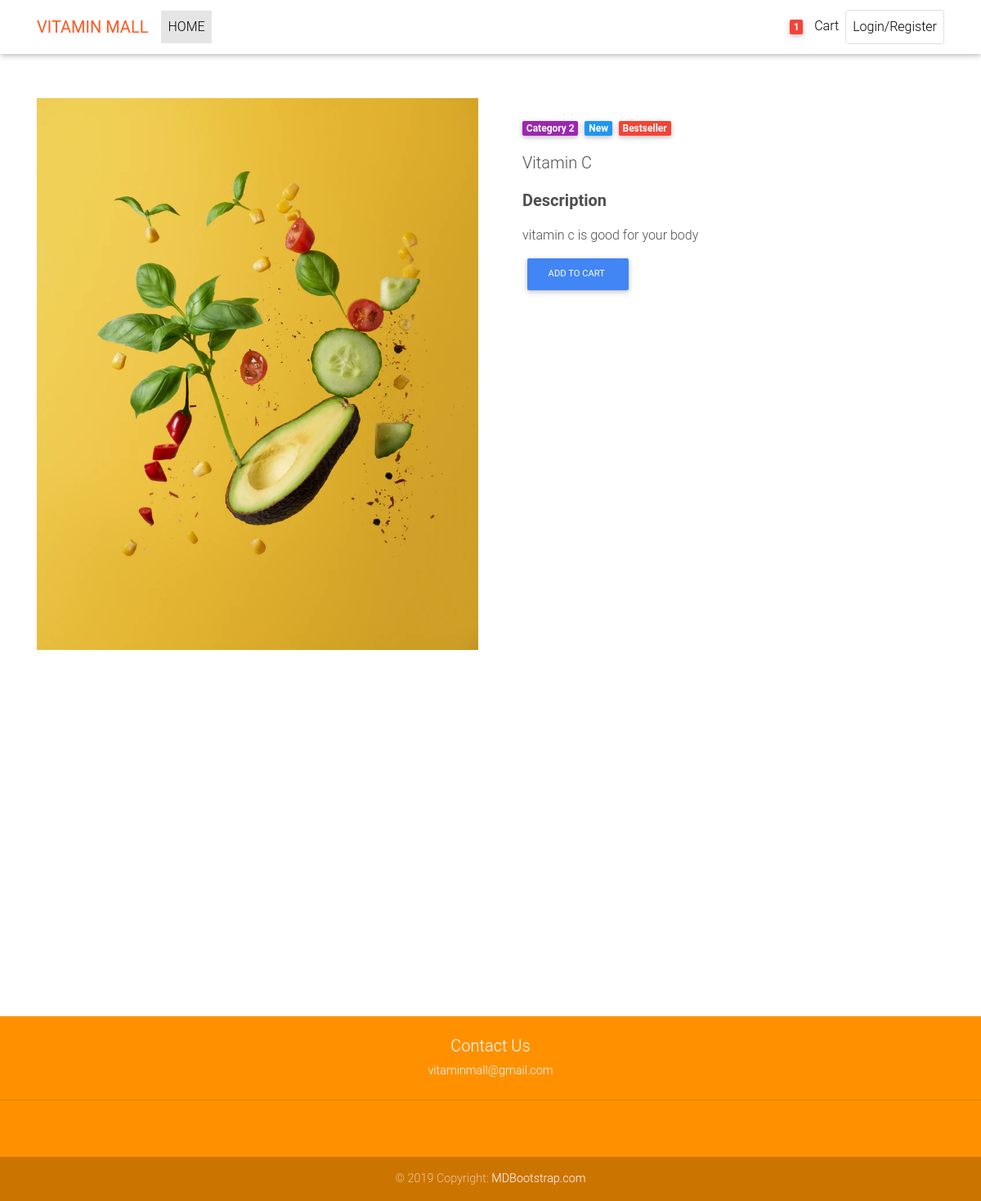
Page /product/1 on the committed database.
### vitaminapp/models.py (models this page shows, shortened)
class Product(models.Model):
    product_name = models.CharField(max_length=45,blank=True)
    price= models.IntegerField(verbose_name='product_price' )
    description = models.TextField(verbose_name='product_info')
    stock = models.IntegerField(verbose_name='product_stock')
    date = models.DateTimeField()
    created_at = models.DateField(auto_now_add=True)
    updated_at = models.DateField(auto_now=True)
    product_pic = models.ImageField(null=True, blank=True, upload_to='product_images')
    objects = ProductManager()
    class Meta:
        db_table = 'vitamin_product'
        verbose_name = 'product'
        verbose_name_plural = 'product'

### vitaminapp/views.py (the view)
# urls.py: path('product/<int:id>', views.one_product),
def one_product(request, id):
    context = {
        'one_product': Product.objects.get(id=id),
    }
    return render(request, "one_product.html", context)

### vitaminapp/templates/one_product.html (shortened to what this page needs)
{% load static %}
<!DOCTYPE html>
<html lang="en">
<head>
    <link href="{%static 'css/bootstrap.css'%}" rel="stylesheet">
    <link href="{%static 'css/mdb.min.css'%}" rel="stylesheet">
    <link href="{%static 'css/style.min.css'%}" rel="stylesheet">
</head>
<body>
    <nav class="navbar fixed-top navbar-expand-lg navbar-light white scrolling-navbar">
        <div class="container">
          <a class="navbar-brand waves-effect" href="/" target="_blank">
            <strong class="deep-orange-text">VITAMIN MALL</strong>
          </a>
          <div class="collapse navbar-collapse" id="navbarSupportedContent">
            <ul class="navbar-nav mr-auto">
              <li class="nav-item active">
                <a class="nav-link waves-effect" href="#">HOME
                </a>
              </li>
            </ul>
            <ul class="navbar-nav nav-flex-icons">
              <li class="nav-item">
                <a class="nav-link waves-effect">
                  <span class="badge red z-depth-1 mr-1"> 1 </span>
                  <i class="fas fa-shopping-cart"></i>
                  <span class="clearfix d-none d-sm-inline-block"> Cart </span>
                </a>
              </li>
              <li class="nav-item">
                <a href="https://github.com/mdbootstrap/bootstrap-material-design" class="nav-link border border-light rounded waves-effect"
                  target="_blank">
                  Login/Register
                </a>
            </ul>
          </div>
        </div>
      </nav>
      <main class="mt-5 pt-4">
        <div class="container dark-grey-text mt-5">
          <div class="row2 wow fadeIn">
            <div class="col-md-6 mb-4">
              <img src="{{one_product.product_pic}}" class="img-fluid" alt="">
            </div>
            <div class="col-md-6 mb-4">
              <div class="p-4">
                <div class="mb-3">
                  <a href="">
                    <span class="badge purple mr-1">Category 2</span>
                  </a>
                  <a href="">
                    <span class="badge blue mr-1">New</span>
                  </a>
                  <a href="">
                    <span class="badge red mr-1">Bestseller</span>
                  </a>
                </div>
                <p class="lead">
                  <span>{{ one_product.product_name }}</span>
                </p>
                <p class="lead font-weight-bold">Description</p>
                <p>{{ one_product.description }}</p>
                  <a action="/checkout" method="post"class="btn btn-primary btn-md my-0 p" type="submit">Add to cart
                  </a>
            </div>
            </div>
        </div>
    </main>
    <div id="carousel-example-1z" class="carousel slide carousel-fade pt-4" data-ride="carousel">
    </div>
      <footer class="page-footer text-center font-small mt-4 orange accent-3 fadeIn">
        <div class="pt-4">
          <h5>Contact Us</h5>
          <p>vitaminmall@gmail.com</p>
        </div>
        <hr class="my-4">
        <div class="pb-4">
          <a href="https://www.facebook.com/mdbootstrap" target="_blank">
          </a>
          <a href="https://instagram.com/MDBootstrap" target="_blank">
          </a>
        </div>
        <div class="footer-copyright py-3">
          © 2019 Copyright:
          <a href="https://mdbootstrap.com/education/bootstrap/" target="_blank"> MDBootstrap.com </a>
        </div>
      </footer>
</body>
</html>

### rows in the picture
Product: product_pic (picture), product_name "Vitamin C", description "vitamin c is good for your body"
